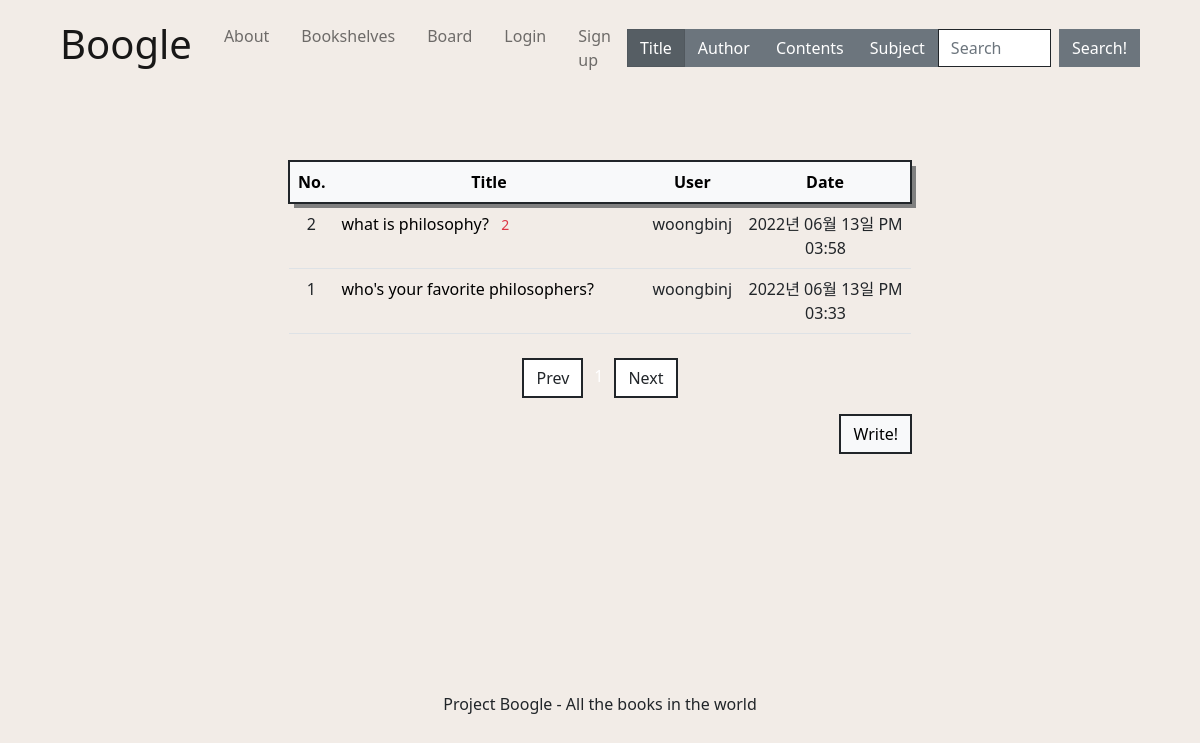
The app's page /question/board/ with its own data.
### pybo/models.py (models this page shows)
class Question(db.Model):
    id = db.Column(db.Integer, primary_key=True)
    subject = db.Column(db.String(200), nullable=False)
    content = db.Column(db.Text(), nullable=False)
    create_date = db.Column(db.DateTime(), nullable=False)
    modify_date = db.Column(db.DateTime(), nullable=True)
    user_id = db.Column(db.Integer, db.ForeignKey('user.id', ondelete='CASCADE'), nullable=False)
    user = db.relationship('User', backref=db.backref('question_set'))

class User(db.Model):
    __tablename__ = 'user'   #테이블 이름 : user
    id = db.Column(db.Integer, primary_key = True)   #id를 프라이머리키로 설정
    username = db.Column(db.String(8), nullable = False)
    email = db.Column(db.String(32), nullable = False)
    password = db.Column(db.String(64), nullable = False)

### pybo/views/question_views.py (the view)
@bp.route('/board/')
def board():
    page = request.args.get('page', type=int, default=1)  # 페이지
    question_list = Question.query.order_by(Question.create_date.desc())
    question_list = question_list.paginate(page, per_page=10)
    return render_template('question/question_list.html', question_list=question_list)

### pybo/filter.py (called while the page is built)
def format_datetime(value, fmt='%Y년 %m월 %d일 %p %I:%M'):
    return value.strftime(fmt)

### pybo/views/auth_views.py (called while the page is built)
@bp.before_app_request
def load_logged_in_user():
    user_id = session.get('user_id')
    if user_id is None:
        g.user = None
    else:
        g.user = User.query.get(user_id)

### pybo/templates/question/question_list.html (shortened to what this page needs)
{% extends 'main/base.html' %}
{% block head %}
{{ super() }}
    <link rel="stylesheet" href="{{ url_for('static', filename='bootstrap.min.css') }}">
    <link rel="stylesheet" href="https://cdn.jsdelivr.net/npm/bootstrap-icons@1.8.3/font/bootstrap-icons.css">
{% endblock %}
{% block content %}
<div class="container my-3">
    <table class="table mb-4">
        <thead>
        <tr class="text-center table-light border border-dark border-2" style="box-shadow: 5px 5px grey;">
            <th>No.</th>
            <th style="width:50%">Title</th>
            <th>User</th>
            <th>Date</th>
        </tr>
        </thead>
        <tbody>
        {% if question_list %}
        {% for question in question_list.items %}
        <tr class="text-center">
            <td>{{ question_list.total - ((question_list.page-1) * question_list.per_page) - loop.index0 }}</td>
            <td class="text-start">
                <a href="{{ url_for('question.detail', question_id=question.id) }}">{{ question.subject }}</a>
                {% if question.answer_set|length > 0 %}
                <span class="text-danger small mx-2">{{ question.answer_set|length }}</span>
                {% endif %}
            </td>
            <td>{{ question.user.username }}</td>
            <td>{{ question.create_date|datetime }}</td>
        </tr>
        {% endfor %}
        {% else %}
        <tr>
            <td colspan="3">There are no posts.</td>
        </tr>
        {% endif %}
        </tbody>
    </table>
    <ul class="pagination my justify-content-center">
        {% if question_list.has_prev %}
        <li class="page-item">
            <a class="page-link text-dark border border-dark border-2 rounded-0" href="?page={{ question_list.prev_num }}" aria-hidden="true">Prev</a>
        </li>
        {% else %}
        <li class="page-item disabled">
            <a class="page-link text-dark border border-dark border-2 rounded-0" tabindex="-1" aria-disabled="true" href="javascript:void(0)">Prev</a>
        </li>
        {% endif %}
        {% for page_num in question_list.iter_pages() %}
        {% if page_num %}
        {% if page_num != question_list.page %}
        <li class="page-item">
            <a class="page-link text-dark bg-transparent border border-0" href="?page={{ page_num }}">{{ page_num }}</a>
        </li>
        {% else %}
        <li class="page-item active" aria-current="page">
            <a class="page-link text-white bg-transparent border border-0" href="javascript:void(0)">{{ page_num }}</a>
        </li>
        {% endif %}
        {% else %}
        <li class="disabled">
            <a class="page-link text-dark bg-transparent border border-0" href="javascript:void(0)">...</a>
        </li>
        {% endif %}
        {% endfor %}
        {% if question_list.has_next %}
        <li class="page-item">
            <a class="page-link text-dark border border-dark border-2 rounded-0" href="?page={{ question_list.next_num }}">Next</a>
        </li>
        {% else %}
        <li class="page-item disabled">
            <a class="page-link text-dark border border-dark border-2 rounded-0" tabindex="-1" aria-disabled="true" href="javascript:void(0)">Next</a>
        </li>
        {% endif %}
    </ul>
    <a href="{{ url_for('question.create') }}" class="btn btn-light border border-dark border-2 rounded-0 font-weight-bold" style="float:right;">Write!</a>
</div>
{% endblock %}

### pybo/static/css/base.css (style rules this page uses)
body, html { margin: 0; background: #F2ECE7 !important; color: black; font-family: 'Inter', sans-serif; min-height: 100vh; width: 100%; display: -webkit-box; display: -ms-flexbox; display: flex; -webkit-box-orient: horizontal; -webkit-box-direction: normal; -ms-flex-direction: column; flex-direction: column; -webkit-box-align: center; -ms-flex-align: center; }
* { box-sizing: border-box; }
body { min-height: 100%; }
a:link { color : black; text-decoration: none; }

### records on screen
Question: total "2", subject "what is philosophy?", answer_set|length "2", user.username "woongbinj", create_date "2022년 06월 13일 PM 03:58"
Question: total "1", subject "who's your favorite philosophers?", user.username "woongbinj", create_date "2022년 06월 13일 PM 03:33"
